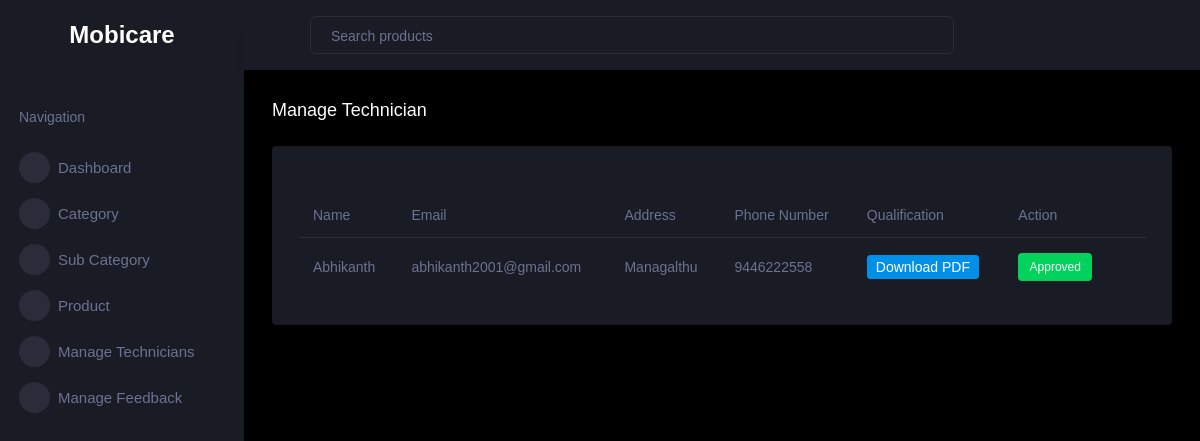
The page /manage-technicians/ on the database its author committed.
### myapp/models.py (models this page shows, shortened)
class CustomUser(AbstractUser):
    email = models.EmailField(unique=True)
    phone = models.CharField(max_length=15)
    address = models.TextField()
    pincode = models.CharField(max_length=6)
    ROLE_CHOICES = [
        ('technician', 'Technician'),
        ('user', 'User'),
        ('admin', 'Admin'),
    ]
    role = models.CharField(max_length=20, choices=ROLE_CHOICES)
    is_approved = models.BooleanField(default=False)
    STATUS_CHOICES = [
        ('active', 'Active'),
        ('inactive', 'Inactive'),
    ]
    status = models.CharField(max_length=10, choices=STATUS_CHOICES, default='active')
    qualification = models.FileField(upload_to='qualifications/', blank=True, null=True)

### myapp/views.py (the view)
# urls.py: path('manage-technicians/', manage_technicians, name='manage_technicians'),
def manage_technicians(request):
    technicians = CustomUser.objects.filter(role='technician')
    return render(request, 'manage_technicians.html', {'technicians': technicians})

### myapp/templates/manage_technicians.html (shortened to what this page needs)
{% load static  %}
<!DOCTYPE html>
<html lang="en">
<head>
    <link rel="stylesheet" href="{% static 'assets/vendors/mdi/css/materialdesignicons.min.css' %}">
    <link rel="stylesheet" href="{% static 'assets/vendors/css/vendor.bundle.base.css' %}">
    <link rel="stylesheet" href="{% static 'assets/vendors/jvectormap/jquery-jvectormap.css' %}">
    <link rel="stylesheet" href="{% static 'assets/vendors/flag-icon-css/css/flag-icon.min.css' %}">
    <link rel="stylesheet" href="{% static 'assets/vendors/owl-carousel-2/owl.carousel.min.css' %}">
    <link rel="stylesheet" href="{% static 'assets/vendors/owl-carousel-2/owl.theme.default.min.css' %}">
    <link rel="stylesheet" href="{% static 'assets/css/style.css' %}">
</head>
<body>
    <div class="container-scroller">
        <nav class="sidebar sidebar-offcanvas" id="sidebar">
            <div class="sidebar-brand-wrapper d-none d-lg-flex align-items-center justify-content-center fixed-top">
                <span class="logo-text">Mobicare</span>
            </div>
            <ul class="nav">
                <li class="nav-item profile">
                    <div class="profile-desc">
                    </div>
                </li>
                <li class="nav-item nav-category">
                    <span class="nav-link">Navigation</span>
                </li>
                <li class="nav-item menu-items">
                    <a class="nav-link" href="{% url 'admin_view' %}">
                        <span class="menu-icon">
                            <i class="mdi mdi-speedometer"></i>
                        </span>
                        <span class="menu-title">Dashboard</span>
                    </a>
                </li>
                <li class="nav-item menu-items">
                    <a class="nav-link" data-toggle="collapse" href="#category-menu" aria-expanded="false" aria-controls="ui-basic">
                        <span class="menu-icon">
                            <i class="mdi mdi-laptop"></i>
                        </span>
                        <span class="menu-title">Category</span>
                        <i class="menu-arrow"></i>
                    </a>
                </li>
                <li class="nav-item menu-items">
                    <a class="nav-link" data-toggle="collapse" href="#subcategory-menu" aria-expanded="false" aria-controls="ui-basic">
                        <span class="menu-icon">
                            <i class="mdi mdi-laptop"></i>
                        </span>
                      <span class="menu-title">Sub Category</span>
                        <i class="menu-arrow"></i>
                    </a>
                </li>
                <li class="nav-item menu-items">
                    <a class="nav-link" data-toggle="collapse" href="#product-menu" aria-expanded="false" aria-controls="ui-basic">
                        <span class="menu-icon">
                            <i class="mdi mdi-playlist-play"></i>
                        </span>
                        <span class="menu-title">Product</span>
                        <i class="menu-arrow"></i>
                    </a>
                </li>
                <li class="nav-item menu-items">
                    <a class="nav-link" href="{% url 'manage_technicians' %}">
                        <span class="menu-icon">
                            <i class="mdi mdi-account-multiple"></i>
                        </span>
                        <span class="menu-title">Manage Technicians</span>
                    </a>
                </li>
                <li class="nav-item menu-items">
                    <a class="nav-link" href="{% url 'feedback_list' %}">
                        <span class="menu-icon">
                            <i class="mdi mdi-account-multiple"></i>
                        </span>
                        <span class="menu-title">Manage Feedback</span>
                    </a>
                </li>
            </ul>
        </nav>
        <div class="container-fluid page-body-wrapper">
            <nav class="navbar p-0 fixed-top d-flex flex-row">
                <div class="navbar-menu-wrapper flex-grow d-flex align-items-stretch">
                    <button class="navbar-toggler navbar-toggler align-self-center" type="button" data-toggle="minimize">
                        <span class="mdi mdi-menu"></span>
                    </button>
                    <ul class="navbar-nav w-100">
                        <li class="nav-item w-100">
                            <form class="nav-link mt-2 mt-md-0 d-none d-lg-flex search">
                                <input type="text" class="form-control" placeholder="Search products">
                            </form>
                        </li>
                    </ul>
                </div>
            </nav>
            <div class="main-panel">
                <div class="content-wrapper">
                    <div class="page-header">
                        <h3 class="page-title">Manage Technician</h3>
                    </div>
                    <div class="row">
                        <div class="col-md-12 grid-margin stretch-card">
                            <div class="card">
                                <div class="card-body">
                                    <div class="table-responsive">
                                        <table class="table">
                                            <thead>
                                                <tr>
                                                    <th>Name</th>
                                                    <th>Email</th>
                                                    <th>Address</th>
                                                    <th>Phone Number</th>
                                                    <th>Qualification</th>
                                                    <th>Action</th>
                                                </tr>
                                            </thead>
                                            <tbody>
                                                {% for technician in technicians %}
                                                <tr>
                                                    <td>{{ technician.get_full_name }}</td>
                                                    <td>{{ technician.email }}</td>
                                                    <td>{{ technician.address }}</td>
                                                    <td>{{ technician.phone }}</td>
                                                    <td>
                                                        {% if technician.qualification %}
                                                            <a href="{% url 'download_qualification' technician.id %}" class="btn btn-primary btn-sm">Download PDF</a>
                                                        {% else %}
                                                            <span>No PDF</span>
                                                        {% endif %}
                                                    </td>
                                                    <td>
                                                        {% if technician.is_approved %}
                                                            <span class="badge badge-success">Approved</span>
                                                        {% else %}
                                                            <span class="badge badge-warning">Pending</span>
                                                        {% endif %}
                                                    </td>
                                                    <td>
                                                    </td>
                                                </tr>
                                                {% endfor %}
                                            </tbody>
                                        </table>
                                    </div>
                                </div>
                            </div>
                        </div>
                    </div>
                </div>
                </div>
            </div>
        </div>
</body>
</html>

### myapp/templates/manage_technicians.html (style rules this page uses)
.logo-text { font-size: 24px; color: #fff; font-weight: bold; }

### rows shown on the page
CustomUser: get_full_name "Abhikanth", email "abhikanth2001@gmail.com", address "Managalthu", phone "9446222558", shows "Download PDF", is_approved "Approved"
